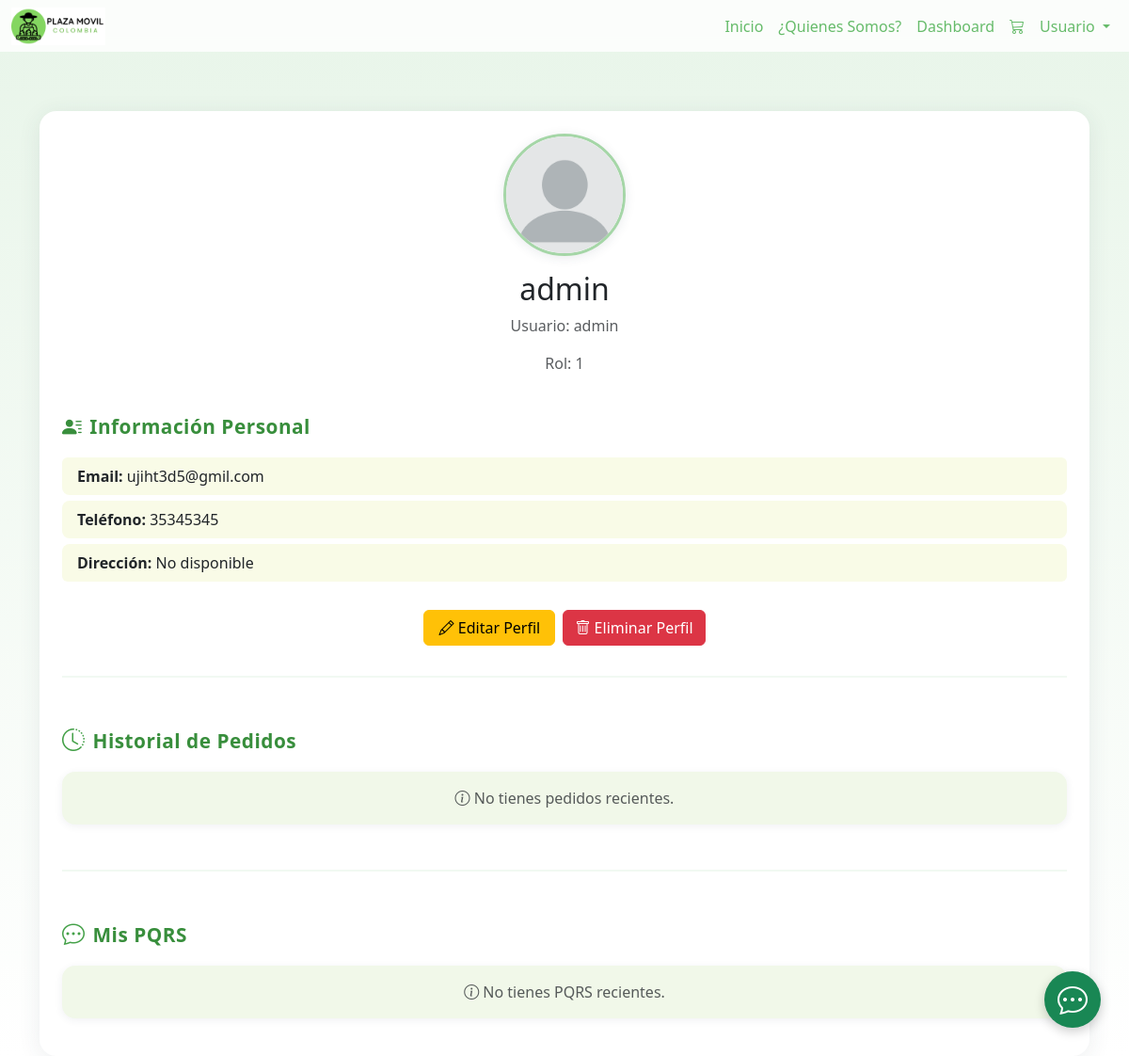
The page /view/perfil.php (signed in) on the database its author committed.
### tables this page shows
CREATE TABLE `usuarios` (
  `id_usuario` int(11) NOT NULL,
  `nombre_completo` varchar(50) DEFAULT NULL,
  `email` varchar(50) DEFAULT NULL,
  `telefono` varchar(20) DEFAULT NULL,
  `id_rol` int(2) DEFAULT NULL,
  `numero_documento` varchar(50) DEFAULT NULL,
  `username` varchar(50) DEFAULT NULL,
  `password` varchar(255) DEFAULT NULL,
  `tipo_documento` varchar(50) DEFAULT NULL,
  `fecha_nacimiento` varchar(50) DEFAULT NULL,
  `Foto` varchar(250) DEFAULT NULL
);

### view/perfil.php (the view, shortened to what this page needs)
<?php
require_once '../config/conexion.php';
$user_id_usuario = $_SESSION['user_id_usuario'];
$stmt = $pdo->prepare('SELECT * FROM usuarios WHERE id_usuario = ?');
$stmt->execute([$user_id_usuario]);
$user = $stmt->fetch(PDO::FETCH_ASSOC);
?>
<!DOCTYPE html>
<html lang="es">
<head>
    <link href="https://cdn.jsdelivr.net/npm/bootstrap@5.3.7/dist/css/bootstrap.min.css" rel="stylesheet">
    <link rel="stylesheet" href="https://cdn.jsdelivr.net/npm/bootstrap-icons@1.11.3/font/bootstrap-icons.min.css">
    <link rel="stylesheet" href="/Plaza-M-vil-3.1/css/styles.css">
</head>
<body>
    <?php include '../navbar.php'; ?>
    <div style="height:70px"></div>
    <div class="container mt-5">
        <div class="card p-4">
            <div class="text-center">
                <img src="<?php echo !empty($user['Foto']) ? '../img/' . htmlspecialchars($user['Foto']) : '../img/default_profile.png'; ?>"
                    alt="Foto de perfil" class="profile-img mb-3">
                <h2><?php echo htmlspecialchars($user['nombre_completo']); ?></h2>
                <p class="text-muted">Usuario: <?php echo htmlspecialchars($user['username']); ?></p>
                <p class="text-muted">Rol: <?php echo htmlspecialchars($user['id_rol']); ?></p>
            </div>
            <div class="mt-4">
                <div class="section-title"><i class="bi bi-person-lines-fill me-2"></i>Información Personal</div>
                <ul class="list-group">
                    <li class="list-group-item"><strong>Email:</strong> <?php echo htmlspecialchars($user['email']); ?></li>
                    <li class="list-group-item"><strong>Teléfono:</strong> <?php echo htmlspecialchars($user['telefono'] ?? 'No disponible'); ?></li>
                    <li class="list-group-item"><strong>Dirección:</strong> <?php echo htmlspecialchars($user['direccion'] ?? 'No disponible'); ?></li>
                </ul>
            </div>
            <div class="mt-4 btn-group-perfil text-center d-flex flex-wrap justify-content-center gap-2">
                <button class="btn btn-warning" data-bs-toggle="modal" data-bs-target="#modalEditarPerfil">
                    <i class="bi bi-pencil"></i> Editar Perfil
                </button>
                <button class="btn btn-danger" data-bs-toggle="modal" data-bs-target="#modalEliminarPerfil">
                    <i class="bi bi-trash"></i> Eliminar Perfil
                </button>
            </div>
            <hr class="section-divider">
            <div class="mt-4">
                <div class="section-title"><i class="bi bi-clock-history historial-icon"></i>Historial de Pedidos</div>
                <?php
                $stmtPedidos = $pdo->prepare("SELECT id_pedido, fecha, estado FROM pedidos WHERE id_usuario = ? ORDER BY fecha DESC LIMIT 5");
                $stmtPedidos->execute([$user_id_usuario]);
                $pedidos = $stmtPedidos->fetchAll(PDO::FETCH_ASSOC);
                if ($pedidos && count($pedidos) > 0) {
                    foreach ($pedidos as $pedido) {
                        ?>
                        <div class="historial-card mb-4">
                            <div class="mb-2">
                                <strong>ID Pedido:</strong> <?php echo htmlspecialchars($pedido['id_pedido']); ?> |
                                <strong>Fecha:</strong> <?php echo htmlspecialchars($pedido['fecha']); ?> |
                                <strong>Estado:</strong> <?php echo htmlspecialchars($pedido['estado']); ?>
                            </div>
                            <?php
                            $stmtProd = $pdo->prepare('
                                SELECT p.nombre, dp.cantidad, dp.precio_unitario
                                FROM pedido_detalle dp
                                INNER JOIN productos p ON dp.id_producto = p.id_producto
                                WHERE dp.id_pedido = ?
                            ');
                            $stmtProd->execute([$pedido['id_pedido']]);
                            $productos = $stmtProd->fetchAll(PDO::FETCH_ASSOC);
                            $stmtPagos = $pdo->prepare('SELECT id_pago, monto, metodo, estado, fecha_pago FROM pagos WHERE id_pedido = ? ORDER BY fecha_pago DESC');
                            $stmtPagos->execute([$pedido['id_pedido']]);
                            $pagos = $stmtPagos->fetchAll(PDO::FETCH_ASSOC);
                            ?>
                            <?php if (count($productos) === 0): ?>
                                <div class="alert alert-warning">No hay productos en este pedido.</div>
                            <?php else: ?>
                                <div class="table-responsive">
                                    <table class="table table-sm table-bordered mb-2">
                                        <thead class="table-light">
                                            <tr>
                                                <th>Producto</th>
                                                <th>Cantidad</th>
                                                <th>Precio Unitario</th>
                                            </tr>
                                        </thead>
                                        <tbody>
                                            <?php foreach ($productos as $prod): ?>
                                                <tr>
                                                    <td><?php echo htmlspecialchars($prod['nombre']); ?></td>
                                                    <td><?php echo htmlspecialchars($prod['cantidad']); ?></td>
                                                    <td>$<?php echo number_format($prod['precio_unitario'], 2); ?></td>
                                                </tr>
                                            <?php endforeach; ?>
                                        </tbody>
                                    </table>
                                </div>
                            <?php endif; ?>
                            <?php if ($pagos && count($pagos) > 0): ?>
                                <div class="table-responsive mb-2">
                                    <table class="table table-sm table-bordered">
                                        <thead class="table-success">
                                            <tr>
                                                <th>ID Pago</th>
                                                <th>Monto</th>
                                                <th>Método</th>
                                                <th>Estado</th>
                                                <th>Fecha</th>
                                                <th>Comprobante</th>
                                            </tr>
                                        </thead>
                                        <tbody>
                                            <?php foreach ($pagos as $pago): ?>
                                                <tr>
                                                    <td><?php echo htmlspecialchars($pago['id_pago']); ?></td>
                                                    <td>$<?php echo number_format($pago['monto'], 2); ?></td>
                                                    <td><?php echo htmlspecialchars($pago['metodo']); ?></td>
                                                    <td><?php echo htmlspecialchars($pago['estado']); ?></td>
                                                    <td><?php echo htmlspecialchars($pago['fecha_pago']); ?></td>
                                                    <td>
                                                        <a href="../controller/generar_factura.php?id_pago=<?php echo $pago['id_pago']; ?>"
                                                            class="btn btn-primary btn-sm" target="_blank">
                                                            <i class="bi bi-file-earmark-pdf"></i> PDF
                                                        </a>
                                                    </td>
                                                </tr>
                                            <?php endforeach; ?>
                                        </tbody>
                                    </table>
                                </div>
                            <?php else: ?>
                                <div class="alert alert-info">No hay pagos registrados para este pedido.</div>
                            <?php endif; ?>
                            <div class="mt-2 d-flex gap-2">
                                 <!--<a href="../view/editar_pedido.php?id_pedido=<?php echo $pedido['id_pedido']; ?>"
                                    class="btn btn-warning btn-sm">
                                    <i class="bi bi-pencil"></i> Editar
                                </a>-->
                                <form action="../controller/eliminar_pedido.php" method="POST" style="display:inline;">
                                    <input type="hidden" name="id_pedido" value="<?php echo $pedido['id_pedido']; ?>">
                                    <button type="submit" class="btn btn-danger btn-sm"
                                        onclick="return confirm('¿Seguro que deseas eliminar este pedido?');">
                                        <i class="bi bi-trash"></i> Eliminar
                                    </button>
                                </form>
                            </div>
                        </div>
                        <?php
                    }
                } else {
                    echo '<div class="historial-card text-muted text-center"><i class="bi bi-info-circle"></i> No tienes pedidos recientes.</div>';
                }
                ?>
            </div>
            <hr class="section-divider">
            <div class="mt-4">
                <div class="section-title"><i class="bi bi-chat-dots pqrs-icon"></i>Mis PQRS</div>
                <?php
                $stmtPQRS = $pdo->prepare("SELECT asunto, estado, fecha, respuesta FROM pqrs WHERE id_usuario = ? ORDER BY fecha DESC LIMIT 5");
                $stmtPQRS->execute([$user_id_usuario]);
                $pqrs = $stmtPQRS->fetchAll(PDO::FETCH_ASSOC);
                if ($pqrs && count($pqrs) > 0) {
                    foreach ($pqrs as $pq) {
                        ?>
                        <div class="pqrs-card">
                            <div><strong><?php echo htmlspecialchars($pq['asunto']); ?></strong></div>
                            <div class="text-muted small">Fecha: <?php echo htmlspecialchars($pq['fecha']); ?> | Estado: <?php echo htmlspecialchars($pq['estado']); ?></div>
                            <?php if (!empty($pq['respuesta'])): ?>
                                <div class="mt-2">
                                    <span class="fw-bold text-success"><i class="bi bi-arrow-return-right"></i> Respuesta:</span>
                                    <div class="bg-white rounded p-2 border mt-1"><?php echo htmlspecialchars($pq['respuesta']); ?></div>
                                </div>
                            <?php else: ?>
                                <div class="mt-2 text-muted"><i class="bi bi-hourglass-split"></i> Sin respuesta aún.</div>
                            <?php endif; ?>
                        </div>
                        <?php
                    }
                } else {
                    echo '<div class="pqrs-card text-muted text-center"><i class="bi bi-info-circle"></i> No tienes PQRS recientes.</div>';
                }
                ?>
            </div>
        </div>
    </div>
</body>
</html>

### css/styles.css (style rules this page uses)
.card { display: flex; flex-direction: column; justify-content: space-between; height: 100%; }
body { background: linear-gradient(180deg, #ffffff 0%, #e8f5e9 100%); min-height: 100vh; }
.section-divider { border: none; border-top: 2px solid #b2dfdb; margin: 3rem 0 2rem 0; }

### view/perfil.php (style rules this page uses)
body { background: linear-gradient(180deg, #e8f5e9 0%, #ffffff 100%); min-height: 100vh; }
.card { box-shadow: 0 4px 24px rgba(44, 62, 80, 0.09); border-radius: 18px; border: none; }
.profile-img { width: 130px; height: 130px; border-radius: 50%; object-fit: cover; box-shadow: 0 2px 12px rgba(44, 62, 80, 0.10); border: 3px solid #a5d6a7; }
.list-group-item { border: none; background: #f9fbe7; border-radius: 8px; margin-bottom: 6px; }
.section-title { font-size: 1.3rem; font-weight: 700; color: #388e3c; margin-bottom: 1rem; letter-spacing: 0.5px; }
.section-divider { border: none; border-top: 2px solid #c8e6c9; margin: 2rem 0 1.5rem 0; }
.historial-card, .pqrs-card { background: #f1f8e9; border-radius: 14px; box-shadow: 0 2px 8px rgba(44, 62, 80, 0.07); padding: 1rem 1.2rem; margin-bottom: 1rem; }
.historial-icon, .pqrs-icon { font-size: 1.5rem; color: #43a047; margin-right: 8px; }
.btn-group-perfil .btn { min-width: 140px; }

### rows shown on the page
usuarios: nombre_completo "admin", username "admin", id_rol "1", email "ujiht3d5@gmil.com", telefono "35345345"

### other values the page prints
$user['direccion'] "No disponible"
